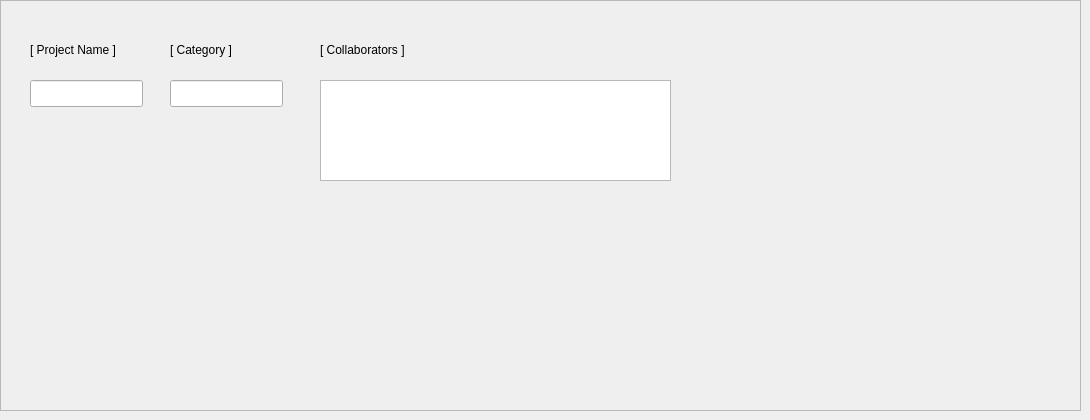
        <widget class="QWidget" name="tab_6">
         <attribute name="icon">
          <iconset theme="QIcon::ThemeIcon::InputTablet"/>
         </attribute>
         <attribute name="title">
          <string>Personal Collaborations</string>
         </attribute>
         <widget class="QFrame" name="frame_12">
          <property name="geometry">
           <rect>
            <x>0</x>
            <y>0</y>
            <width>1081</width>
            <height>411</height>
           </rect>
          </property>
          <property name="frameShape">
           <enum>QFrame::Shape::StyledPanel</enum>
          </property>
          <property name="frameShadow">
           <enum>QFrame::Shadow::Raised</enum>
          </property>
          <widget class="QLabel" name="label_61">
           <property name="geometry">
            <rect>
             <x>30</x>
             <y>40</y>
             <width>121</width>
             <height>19</height>
            </rect>
           </property>
           <property name="text">
            <string>[ Project Name ]   </string>
           </property>
          </widget>
          <widget class="QLabel" name="label_62">
           <property name="geometry">
            <rect>
             <x>170</x>
             <y>40</y>
             <width>91</width>
             <height>19</height>
            </rect>
           </property>
           <property name="text">
            <string>[ Category ]</string>
           </property>
          </widget>
          <widget class="QLineEdit" name="lineEdit_21">
           <property name="geometry">
            <rect>
             <x>170</x>
             <y>80</y>
             <width>113</width>
             <height>27</height>
            </rect>
           </property>
           <property name="text">
            <string/>
           </property>
          </widget>
          <widget class="QLineEdit" name="lineEdit_22">
           <property name="geometry">
            <rect>
             <x>30</x>
             <y>80</y>
             <width>113</width>
             <height>27</height>
            </rect>
           </property>
           <property name="text">
            <string/>
           </property>
          </widget>
          <widget class="QLabel" name="label_63">
           <property name="geometry">
            <rect>
             <x>320</x>
             <y>40</y>
             <width>121</width>
             <height>19</height>
            </rect>
           </property>
           <property name="text">
            <string>[ Collaborators ]</string>
           </property>
          </widget>
          <widget class="QListView" name="listView_2">
           <property name="geometry">
            <rect>
             <x>320</x>
             <y>80</y>
             <width>351</width>
             <height>101</height>
            </rect>
           </property>
          </widget>
         </widget>
        </widget>
